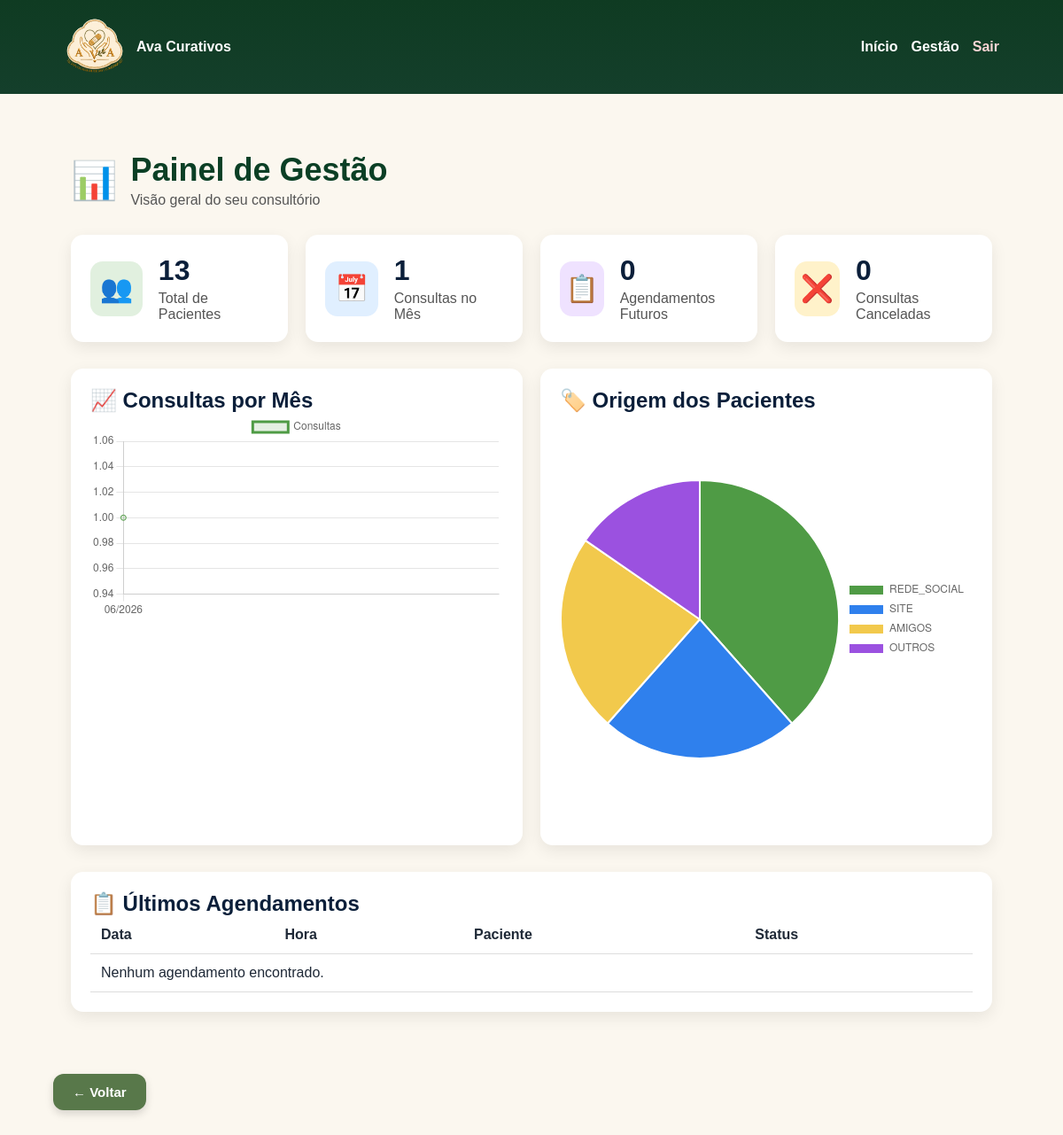
The page /gestao/ (signed in) on the database as committed earlier.
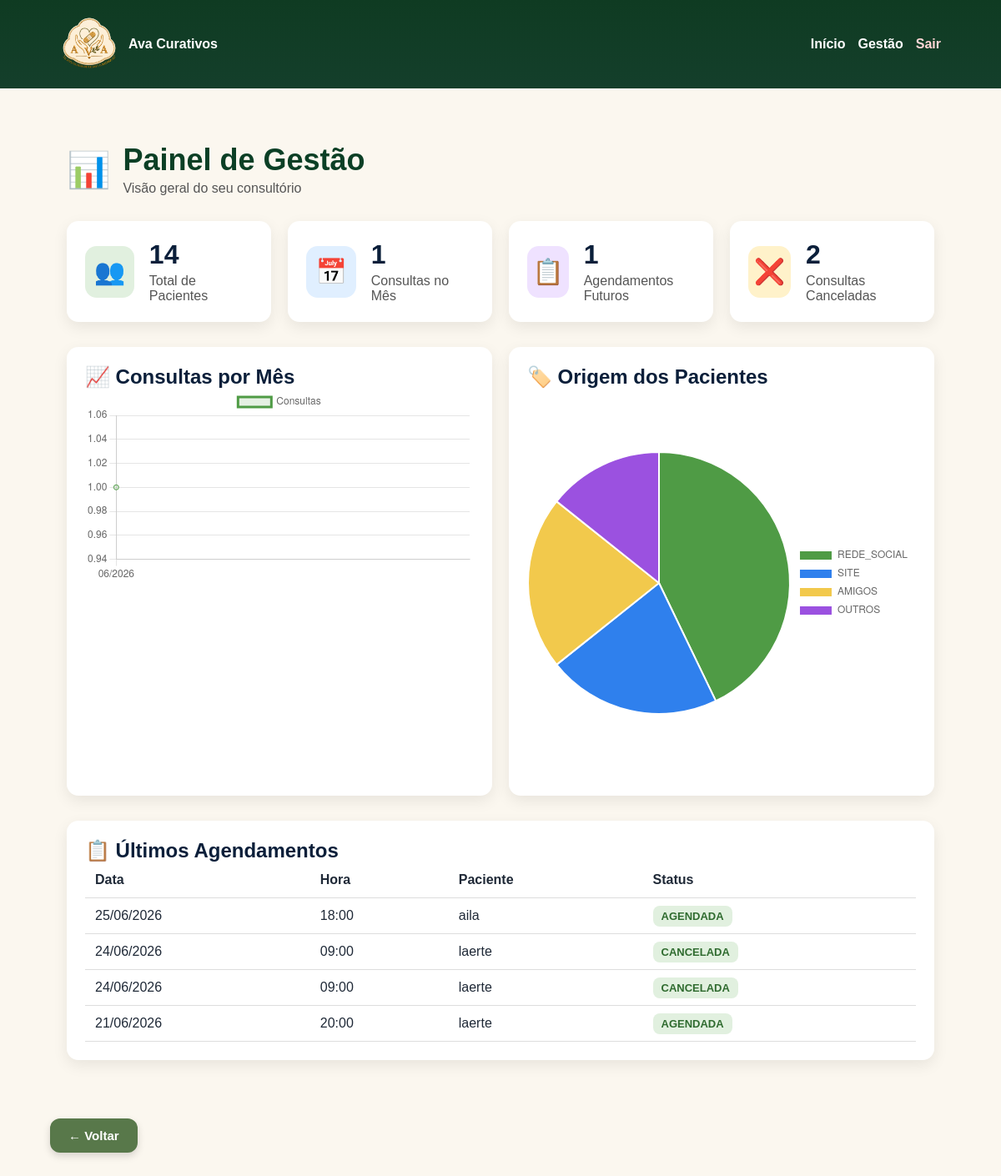
The same page on the database as committed later.
### consultas/models.py (models this page shows)
class AgendaConsulta(models.Model):
    STATUS_CHOICES = [
        ("AGENDADA", "Agendada"),
        ("REALIZADA", "Realizada"),
        ("CANCELADA", "Cancelada"),
        ("BLOQUEADA", "Bloqueada"),
    ]
    paciente = models.ForeignKey(
        Paciente,
        on_delete=models.CASCADE,
        related_name="agendamentos",
        blank=True,
        null=True
    )
    data = models.DateField()
    hora = models.TimeField(
        blank=True,
        null=True
    )
    observacao = models.TextField(
        blank=True,
        null=True
    )
    status = models.CharField(
        max_length=20,
        choices=STATUS_CHOICES,
        default="AGENDADA"
    )
    criado_em = models.DateTimeField(auto_now_add=True)

### pacientes/models.py (models this page shows, shortened)
class Paciente(models.Model):
    ORIGEM_CHOICES = [
        ('REDE_SOCIAL', 'Rede Social'),
        ('SITE', 'Site'),
        ('AMIGOS', 'Amigos'),
        ('OUTROS', 'Outros'),
    ]
    nome = models.CharField(max_length=200)
    endereco = models.CharField(max_length=255)
    telefone = models.CharField(max_length=20)
    data_nascimento = models.DateField()
    origem = models.CharField(max_length=20, choices=ORIGEM_CHOICES)
    email = models.EmailField(blank=True, null=True)
    criado_em = models.DateTimeField(auto_now_add=True)

### gestao/views.py (the view)
# urls.py: path('gestao/', painel_gestao, name='painel_gestao'),
@login_required
def painel_gestao(request):
    hoje = timezone.localdate()
    total_pacientes = Paciente.objects.count()
    total_consultas = Consulta.objects.count()
    usuarios_ativos = User.objects.filter(is_active=True).count()
    total_consultas_mes = Consulta.objects.filter(
        criada_em__year=hoje.year,
        criada_em__month=hoje.month
    ).count()
    total_agendamentos = AgendaConsulta.objects.filter(
        data__gte=hoje
    ).exclude(
        status="CANCELADA"
    ).count()
    total_canceladas = AgendaConsulta.objects.filter(
        status="CANCELADA"
    ).count()
    consultas_por_mes = (
        Consulta.objects
        .annotate(mes=TruncMonth("criada_em"))
        .values("mes")
        .annotate(total=Count("id"))
        .order_by("mes")
    )
    meses_labels = []
    meses_valores = []
    for item in consultas_por_mes:
        if item["mes"]:
            meses_labels.append(item["mes"].strftime("%m/%Y"))
            meses_valores.append(item["total"])
    origem_qs = (
        Paciente.objects
        .values("origem")
        .annotate(total=Count("id"))
        .order_by("-total")
    )
    origem_labels = []
    origem_valores = []
    for item in origem_qs:
        origem = item["origem"] or "Não informado"
        origem_labels.append(origem)
        origem_valores.append(item["total"])
    ultimos_agendamentos = (
        AgendaConsulta.objects
        .select_related("paciente")
        .order_by("-data", "-hora")[:10]
    )
    return render(
        request,
        "gestao/painel.html",
        {
            "total_pacientes": total_pacientes,
            "total_consultas": total_consultas,
            "usuarios_ativos": usuarios_ativos,
            "total_consultas_mes": total_consultas_mes,
            "total_agendamentos": total_agendamentos,
            "total_canceladas": total_canceladas,
            "meses_labels": json.dumps(meses_labels),
            "meses_valores": json.dumps(meses_valores),
            "origem_labels": json.dumps(origem_labels),
            "origem_valores": json.dumps(origem_valores),
            "ultimos_agendamentos": ultimos_agendamentos,
        }
    )

### templates/gestao/painel.html (shortened to what this page needs)
{% extends 'base.html' %}
{% load static %}
{% block content %}
<div class="gestao-container">
    <div class="gestao-titulo">
        <span>📊</span>
        <div>
            <h1>Painel de Gestão</h1>
            <p>Visão geral do seu consultório</p>
        </div>
    </div>
    <div class="cards-resumo">
        <div class="card-resumo">
            <div class="icone-card verde">👥</div>
            <div>
                <h2>{{ total_pacientes }}</h2>
                <p>Total de Pacientes</p>
            </div>
        </div>
        <div class="card-resumo">
            <div class="icone-card azul">📅</div>
            <div>
                <h2>{{ total_consultas_mes }}</h2>
                <p>Consultas no Mês</p>
            </div>
        </div>
        <div class="card-resumo">
            <div class="icone-card roxo">📋</div>
            <div>
                <h2>{{ total_agendamentos }}</h2>
                <p>Agendamentos Futuros</p>
            </div>
        </div>
        <div class="card-resumo">
            <div class="icone-card amarelo">❌</div>
            <div>
                <h2>{{ total_canceladas }}</h2>
                <p>Consultas Canceladas</p>
            </div>
        </div>
    </div>
    <div class="graficos-grid">
        <div class="grafico-card">
            <h2>📈 Consultas por Mês</h2>
            <canvas id="graficoConsultas"></canvas>
        </div>
        <div class="grafico-card">
            <h2>🏷️ Origem dos Pacientes</h2>
            <canvas id="graficoOrigem"></canvas>
        </div>
    </div>
    <div class="tabela-card">
        <h2>📋 Últimos Agendamentos</h2>
        <table>
            <thead>
                <tr>
                    <th>Data</th>
                    <th>Hora</th>
                    <th>Paciente</th>
                    <th>Status</th>
                </tr>
            </thead>
            <tbody>
                {% for item in ultimos_agendamentos %}
                <tr>
                    <td>{{ item.data|date:"d/m/Y" }}</td>
                    <td>{{ item.hora|time:"H:i" }}</td>
                    <td>{{ item.paciente.nome }}</td>
                    <td>
                        <span class="status">{{ item.status }}</span>
                    </td>
                </tr>
                {% empty %}
                <tr>
                    <td colspan="4">Nenhum agendamento encontrado.</td>
                </tr>
                {% endfor %}
            </tbody>
        </table>
    </div>
</div>
<script>
const origemLabels = {{ origem_labels|safe }};
const origemValores = {{ origem_valores|safe }};
const mesesLabels = {{ meses_labels|safe }};
const mesesValores = {{ meses_valores|safe }};
new Chart(document.getElementById("graficoOrigem"), {
    type: "pie",
    data: {
        labels: origemLabels,
        datasets: [{
            data: origemValores,
            backgroundColor: [
                "#4f9b45",
                "#2f80ed",
                "#f2c94c",
                "#9b51e0",
                "#eb5757"
            ]
        }]
    },
    options: {
        responsive: true,
        plugins: {
            legend: {
                position: "right"
            }
        }
    }
});
new Chart(document.getElementById("graficoConsultas"), {
    type: "line",
    data: {
        labels: mesesLabels,
        datasets: [{
            label: "Consultas",
            data: mesesValores,
            borderColor: "#4f9b45",
            backgroundColor: "rgba(79,155,69,.15)",
            tension: .3,
            fill: true
        }]
    },
    options: {
        responsive: true
    }
});
</script>
{% endblock %}

Rows that differ between the two databases and show on the page:
added AgendaConsulta: data "25/06/2026", hora "18:00", paciente.nome "aila", status "AGENDADA"
added AgendaConsulta: data "24/06/2026", hora "09:00", paciente.nome "laerte", status "CANCELADA"
added AgendaConsulta: data "24/06/2026", hora "09:00", paciente.nome "laerte", status "CANCELADA"
added AgendaConsulta: data "21/06/2026", hora "20:00", paciente.nome "laerte", status "AGENDADA"
Other text that changed with them:
{{ total_pacientes }}: "13" → "14"
{{ total_agendamentos }}: "0" → "1"
{{ total_canceladas }}: "0" → "2"
chart data {{ origem_valores|safe }}: [5, 3, 3, 2] → [6, 3, 3, 2]
text no longer shown: "Nenhum agendamento encontrado."
